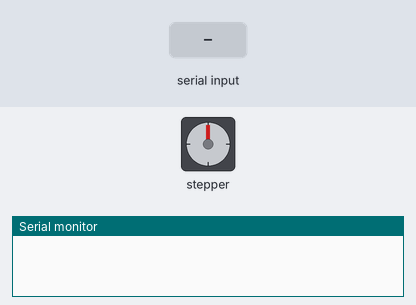
The sketch below on a simulated Arduino Uno, built with avr-gcc and run on an emulated ATmega328P. Shown: stepper motor, the last lines printed to the serial monitor. Inputs (shaded band) come from the test bench. Stepper angles assume 25000 steps per turn.

Above: at 1.2 s.
1.3 s: "5\n" received over Serial
At 1.45 s:
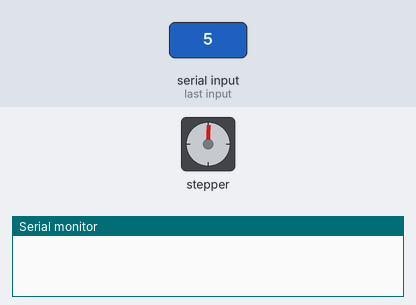
4.3 s: "1,90\n" received over Serial
At 5.6 s:
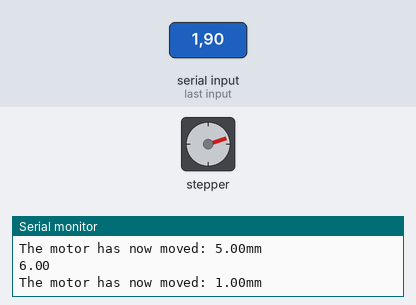
6.2 s: "1,90,45\n" received over Serial
At 7.3 s:
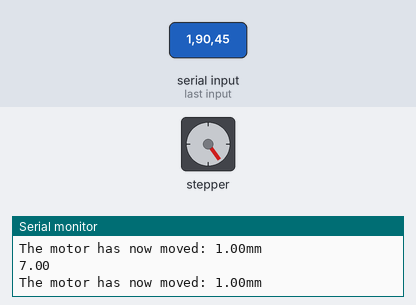
Timing chart, 0 to 9.2 s (numbered marks = the images above; inputs shaded):
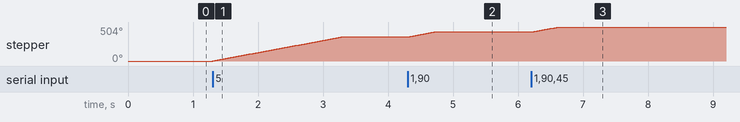

Measured:
- after the input at 1.3 s, stepper: turns 360° clockwise in 2.0 s, starting at once
- after the input at 4.3 s, stepper: turns 72° clockwise in 0.38 s, starting at once
- after the input at 6.2 s, stepper: turns 72° clockwise in 0.38 s, starting at once

The sketch:

Motor_control.ino
```cpp
/*
The program works by entering a command in the serial monitor.

To make sure the motor wont run down further than the setup allow a limit is set up. The limit by defualt is set to "bottom_limit" which is the
distance from the top to the bottom of the setup. The limit change depending on what need to be tested. The variable "sensor_bottom" is subtracted
from the limit, and is the height of the thing being tested that shall not be pressed down.

For the limit to work, the motor will have to be put to the top and the distance set to 0.

List of commands:
  - Move motor up and down (distance in mm)
  Positive number moves motor down (ex. type "10" for 10mm)
  Negative number moves motor up (ex. type "-5" for 5mm)

  - Change the speed of the motor (speed in rpm)
  type "rpm" and then the speed (ex. "rpm60" to change speed to 60 rpm)

  - Repeat motor move up and down for a number of cycles
  type "cycle" and then the distance in mm, then "," and then the number of cycles
  Example: cycle10,5 moves the motor 10mm down, then 10mm up, and repeats 5 times.

  - Manually set the distance to the top (distance in mm)
  type "top" and then the distance between the motor and the top (ex. "top0" to change the distance to 0mm)
*/

#include <Arduino.h>
#include "BasicStepperDriver.h"

#define MOTOR_STEPS 25000
#define RPM 30
#define MICROSTEPS 1

// The motor moves 5mm per revolution
#define mm_pr_rev 5

// Pinout for the motor
#define DIR 8
#define STEP 9

// 2-wire basic config, microstepping is hardwired on the driver
BasicStepperDriver stepper(MOTOR_STEPS, DIR, STEP);


#define bottom_limit 177.25   // distance from top to bottom


// change this to the height of your sensor
#define sensor_bottom 1.6   // Height of sensor that shall not be pressed down (this will be subtracted from the bottom_limit)


String incomingData;
float move = 0;
float dist = 0;   // distance from top
int new_rpm;

void setup() {
  stepper.begin(RPM, MICROSTEPS);
  Serial.begin(115200);
}

void moveMotorCycles(float distance, int cycles) {
  for (int i = 0; i < cycles; i++) {
    // Move motor down
    if (dist + distance - sensor_bottom <= bottom_limit) {
      stepper.rotate(360 / mm_pr_rev * distance);
      dist = dist + distance;
      Serial.println(dist);
      Serial.print("The motor has now moved down: ");
      Serial.print(distance);
      Serial.println("mm");
    } else {
      Serial.println("Limit reached");
    }

    // Move motor up
    if (dist - distance >= 0) {
      stepper.rotate(-360 / mm_pr_rev * distance);
      dist = dist - distance;
      Serial.println(dist);
      Serial.print("The motor has now moved up: ");
      Serial.print(distance);
      Serial.println("mm");
    } else {
      Serial.println("Top limit reached");
    }
  }
}

void loop() {
  if (Serial.available() > 0) {
    // Read incoming message
    incomingData = Serial.readStringUntil('\n');
    String dat = incomingData;

    // Change the rpm of the motor
    if (dat.substring(0, 3) == "rpm") {
      dat.remove(0, 3);
      new_rpm = dat.toFloat();
      stepper.begin(new_rpm, MICROSTEPS);
      delay(1000);
      Serial.print("rpm has been changed to: ");
      Serial.println(new_rpm);

      //  Manually change the distance to the top
    } else if (dat.substring(0, 3) == "top"){
      dat.remove(0, 3);
      dist = dat.toFloat();

      // Runs the motor down and up for a number of cycles
    } else if (dat.substring(0, 5) == "cycle") {
      dat.remove(0, 5);
      int separatorIndex = dat.indexOf(",");
      float distance = dat.substring(0, separatorIndex).toFloat();
      int cycles = dat.substring(separatorIndex + 1).toInt();
      moveMotorCycles(distance, cycles);
    } else {
      move = dat.toFloat();
    }
  }

  // Moves the motor up or down corresponding to the move
  if (move != 0) {
    if (dist + move - sensor_bottom > bottom_limit) {
      Serial.println("Limit reached");
      move = 0;
    } else{
      stepper.rotate(360 / mm_pr_rev * move);
      dist = dist + move;
      Serial.println(dist);
      Serial.print("The motor has now moved: ");
      Serial.print(move);
      Serial.println("mm");
      move = 0;
    }
  }

  delay(100);
}
```
